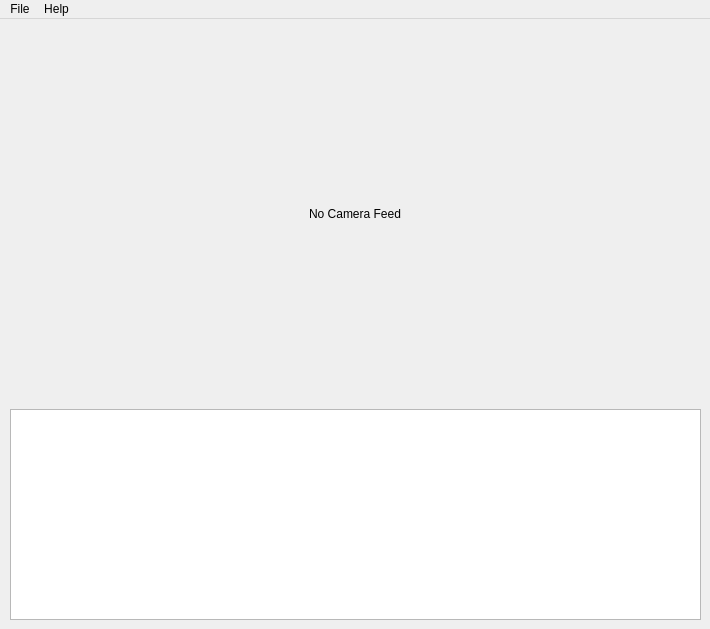
<?xml version="1.0" encoding="UTF-8"?>
<ui version="4.0">
 <class>MainWindow</class>
 <widget class="QMainWindow" name="MainWindow">
  <property name="geometry">
   <rect>
    <x>0</x>
    <y>0</y>
    <width>710</width>
    <height>629</height>
   </rect>
  </property>
  <property name="windowTitle">
   <string>Monitor</string>
  </property>
  <property name="windowIcon">
   <iconset>
    <normaloff>icon/monGUIicon.png</normaloff>icon/monGUIicon.png</iconset>
  </property>
  <widget class="QWidget" name="centralwidget">
   <widget class="QTextBrowser" name="mainCLog">
    <property name="geometry">
     <rect>
      <x>10</x>
      <y>390</y>
      <width>691</width>
      <height>211</height>
     </rect>
    </property>
   </widget>
   <widget class="QWidget" name="horizontalLayoutWidget">
    <property name="geometry">
     <rect>
      <x>10</x>
      <y>10</y>
      <width>691</width>
      <height>371</height>
     </rect>
    </property>
    <layout class="QHBoxLayout" name="horizontalLayout">
     <item>
      <widget class="QLabel" name="mainCFeed">
       <property name="maximumSize">
        <size>
         <width>480</width>
         <height>360</height>
        </size>
       </property>
       <property name="text">
        <string>No Camera Feed</string>
       </property>
       <property name="scaledContents">
        <bool>true</bool>
       </property>
       <property name="alignment">
        <set>Qt::AlignCenter</set>
       </property>
      </widget>
     </item>
    </layout>
   </widget>
  </widget>
  <widget class="QMenuBar" name="menubar">
   <property name="geometry">
    <rect>
     <x>0</x>
     <y>0</y>
     <width>710</width>
     <height>21</height>
    </rect>
   </property>
   <widget class="QMenu" name="menuFile">
    <property name="title">
     <string>File</string>
    </property>
    <addaction name="actionSaveAs"/>
    <addaction name="actionOpen"/>
    <addaction name="actionExit"/>
   </widget>
   <widget class="QMenu" name="menuHelp">
    <property name="title">
     <string>Help</string>
    </property>
    <addaction name="actionHelp"/>
    <addaction name="actionAbout"/>
   </widget>
   <addaction name="menuFile"/>
   <addaction name="menuHelp"/>
  </widget>
  <action name="actionSaveAs">
   <property name="text">
    <string>Save As...</string>
   </property>
  </action>
  <action name="actionExit">
   <property name="text">
    <string>Exit</string>
   </property>
  </action>
  <action name="actionOpen">
   <property name="text">
    <string>Open</string>
   </property>
  </action>
  <action name="actionHelp">
   <property name="text">
    <string>Help</string>
   </property>
  </action>
  <action name="actionAbout">
   <property name="text">
    <string>About</string>
   </property>
  </action>
 </widget>
 <resources/>
 <connections/>
</ui>
